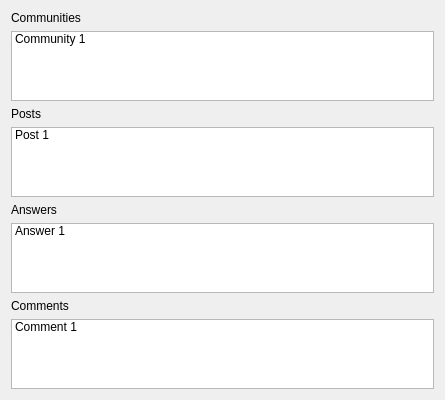
<?xml version="1.0" encoding="UTF-8"?>
<ui version="4.0">
 <class>searchResults</class>
 <widget class="QDialog" name="searchResults">
  <property name="geometry">
   <rect>
    <x>0</x>
    <y>0</y>
    <width>445</width>
    <height>336</height>
   </rect>
  </property>
  <property name="windowTitle">
   <string>Search Results</string>
  </property>
  <layout class="QVBoxLayout" name="verticalLayout">
   <item>
    <widget class="QLabel" name="label">
     <property name="text">
      <string>Communities</string>
     </property>
    </widget>
   </item>
   <item>
    <widget class="QListWidget" name="listWidget_communitiesFromSearch">
     <item>
      <property name="text">
       <string>Community 1</string>
      </property>
     </item>
    </widget>
   </item>
   <item>
    <widget class="QLabel" name="label_2">
     <property name="text">
      <string>Posts</string>
     </property>
    </widget>
   </item>
   <item>
    <widget class="QListWidget" name="listWidget_postsFromSearch">
     <item>
      <property name="text">
       <string>Post 1</string>
      </property>
     </item>
    </widget>
   </item>
   <item>
    <widget class="QLabel" name="label_4">
     <property name="text">
      <string>Answers</string>
     </property>
    </widget>
   </item>
   <item>
    <widget class="QListWidget" name="listWidget_answersFromSearch">
     <item>
      <property name="text">
       <string>Answer 1</string>
      </property>
     </item>
    </widget>
   </item>
   <item>
    <widget class="QLabel" name="label_3">
     <property name="text">
      <string>Comments</string>
     </property>
    </widget>
   </item>
   <item>
    <widget class="QListWidget" name="listWidget_commentsFromSearch">
     <item>
      <property name="text">
       <string>Comment 1</string>
      </property>
     </item>
    </widget>
   </item>
  </layout>
 </widget>
 <resources/>
 <connections/>
</ui>
